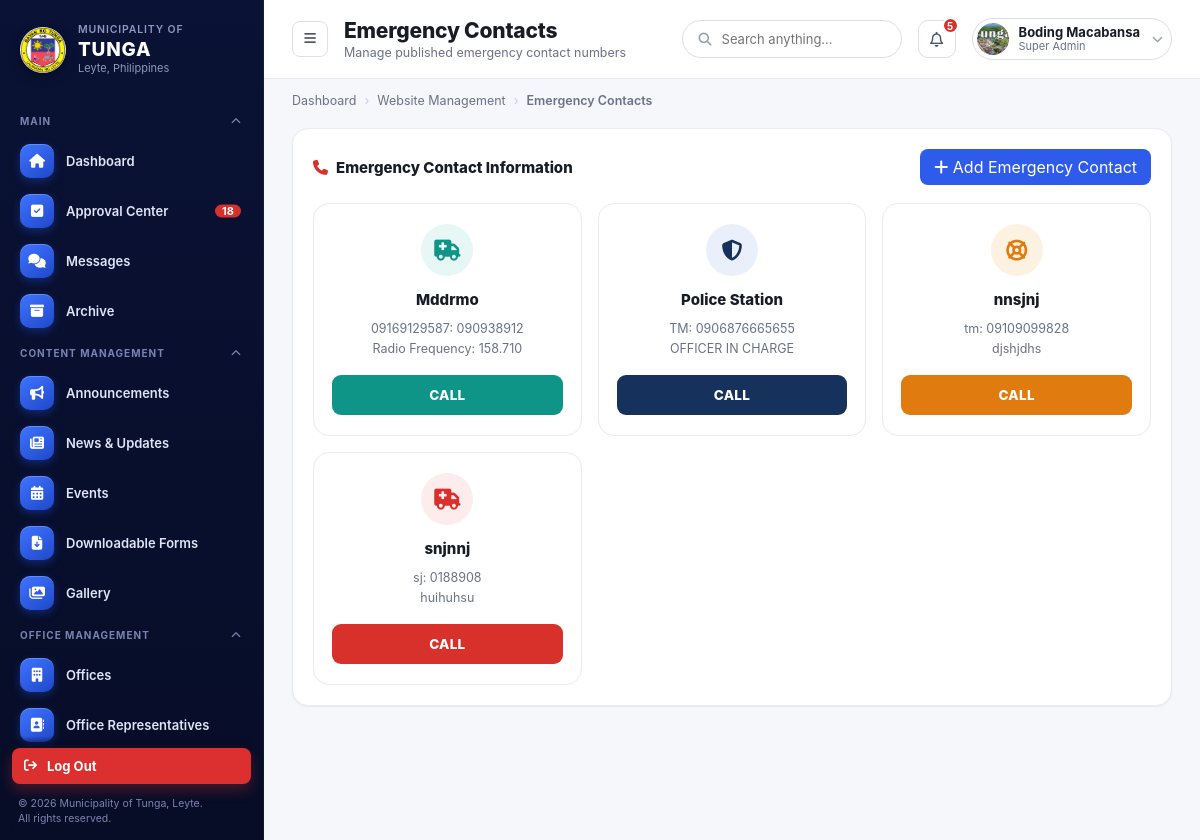
/super-admin/Admin-Emergency-Contact/ (signed in), run on the app's committed database.
### admin_dashboard/models.py (models this page shows, shortened)
class SiteContactInfo(models.Model):
    DEFAULT_TAGLINE = "Abtik na serbisyo, masulong na bungto."
    phone = models.CharField(max_length=50, blank=True)
    phone_local = models.CharField(max_length=50, blank=True)
    email = models.EmailField(blank=True)
    email_secondary = models.EmailField(blank=True)
    address = models.CharField(max_length=255, blank=True)
    facebook_name = models.CharField(max_length=150, blank=True)
    facebook_url = models.URLField(blank=True)
    office_hours = models.CharField(max_length=150, blank=True)
    logo = models.ImageField(upload_to="site/", blank=True, null=True)
    hero_banner = models.ImageField(upload_to="site/", blank=True, null=True)
    site_tagline = models.CharField(max_length=120, default=DEFAULT_TAGLINE, blank=True)
    social_facebook = models.URLField(blank=True)
    social_twitter = models.URLField(blank=True)
    social_instagram = models.URLField(blank=True)
    social_youtube = models.URLField(blank=True)
    show_facebook_footer = models.BooleanField(default=True)
    show_twitter_footer = models.BooleanField(default=True)
    show_instagram_footer = models.BooleanField(default=True)
    show_youtube_footer = models.BooleanField(default=True)
    last_updated = models.DateTimeField(auto_now=True)
    class Meta:
        verbose_name = "Site Contact Information"
        verbose_name_plural = "Site Contact Information"
    @classmethod
    def get_solo(cls):
        obj, _ = cls.objects.get_or_create(pk=1, defaults={
            'phone': '(053) 456 789',
            'phone_local': 'Local 100',
            'email': 'tunga@gmail.com',
            'email_secondary': 'info@tunga.gov.ph',
            'address': '2nd Floor, Municipal Hall, Tunga, Leyte',
            'facebook_name': 'Municipality of Tunga - Official',
            'office_hours': 'Monday – Friday, 8:00 AM – 5:00 PM',
        })
        return obj

class SuperAdmin(models.Model):
    user = models.OneToOneField(User, on_delete=models.CASCADE, related_name="super_admin")
    mobile_number = models.CharField(max_length=20, blank=True)
    photo = models.ImageField(upload_to="super_admin_photos/", blank=True, null=True)
    created_at = models.DateTimeField(auto_now_add=True)

class EmergencyContact(models.Model):
    CATEGORY_CHOICES = [
        ("Medical / Rescue", "Medical / Rescue"),
        ("Police", "Police"),
        ("Health", "Health"),
        ("Fire", "Fire"),
        ("General", "General"),
    ]
    ICON_CHOICES = [
        ("fa-truck-medical", "Ambulance"),
        ("fa-user-shield", "Shield"),
        ("fa-heart-pulse", "Heartbeat"),
        ("fa-fire", "Fire"),
        ("fa-hospital", "Hospital"),
        ("fa-life-ring", "Life Ring"),
        ("fa-shield-halved", "Shield Halved"),
        ("fa-house-fire", "House Fire"),
        ("fa-phone-volume", "Phone Volume"),
        ("fa-phone", "Phone"),
    ]
    COLOR_CHOICES = [
        ("red", "Red"),
        ("navy", "Navy"),
        ("teal", "Teal"),
        ("orange", "Orange"),
        ("purple", "Purple"),
        ("gray", "Gray"),
    ]
    name = models.CharField(max_length=150)
    category = models.CharField(max_length=30, choices=CATEGORY_CHOICES, default="General")
    icon = models.CharField(max_length=30, choices=ICON_CHOICES, default="fa-phone")
    color = models.CharField(max_length=20, choices=COLOR_CHOICES, default="gray")
    carrier_label = models.CharField(max_length=50, blank=True)
    phone_number = models.CharField(max_length=30)
    extra_detail = models.CharField(max_length=255, blank=True)
    order = models.PositiveIntegerField(default=0)
    class Meta:
        ordering = ["order", "id"]

### admin_dashboard/views.py (the view)
# urls.py: path('Admin-Emergency-Contact/', views.admin_emergency_contact, name='ad_emergency_contact'),
@super_admin_required
def admin_emergency_contact(request):
    contacts = EmergencyContact.objects.all()
    return render(request, "admin_dashboard/super-admin-emergency-contacts.html", {"contacts": contacts})

### admin_dashboard/context_processors.py (called while the page is built)
def site_contact_info(request):
    return {"site_contact": SiteContactInfo.get_solo()}

def is_super_admin(request):
    if not request.user.is_authenticated:
        return {"is_super_admin": False}
    return {"is_super_admin": SuperAdmin.objects.filter(user=request.user).exists()}

def ticker_announcements(request):
    from office_dashboard.models import Announcement
    announcements = list(
        Announcement.public().order_by('-date_posted', '-last_updated', '-created_at')[:5]
    )
    return {"ticker_announcements": announcements}

def nav_offices(request):
    from django.urls import reverse
    from offices.models import Office
    offices_list = list(
        Office.objects
        .exclude(slug="lgu-super-admin")
        .filter(is_visible=True, representative__isnull=False, representative__user__is_active=True)
        .order_by("display_order", "name")
    )
    for o in offices_list:
        o.nav_url = reverse('offices:office_detail', args=[o.slug])
    return {"nav_offices": offices_list}

### admin_dashboard/views.py (called while the page is built)
def super_admin_required(view_func):
    @wraps(view_func)
    @login_required
    def wrapper(request, *args, **kwargs):
        if not SuperAdmin.objects.filter(user=request.user).exists():
            messages.error(request, "You don't have access to the Super Admin dashboard.")
            return redirect("home")
        return view_func(request, *args, **kwargs)
    return wrapper

### office_dashboard/models.py (called while the page is built)
    @classmethod
    def public(cls):
        return cls.objects.filter(status="published").filter(
            Q(expiration_date__isnull=True) | Q(expiration_date__gt=timezone.now())
        )

### office_dashboard/templatetags/message_tags.py (called while the page is built)
@register.simple_tag
def unread_messages(request):
    user = getattr(request, "user", None)
    if user is None or not user.is_authenticated:
        return 0
    if SuperAdmin.objects.filter(user=user).exists():
        return Message.objects.filter(sender=Message.SENDER_REP, read_at__isnull=True).count()
    rep = OfficeRepresentative.objects.filter(user=user).first()
    if rep is None:
        return 0
    return rep.chat_messages.filter(sender=Message.SENDER_ADMIN, read_at__isnull=True).count()

### templates/admin_dashboard/super-admin-emergency-contacts.html (shortened to what this page needs)
{% extends "super-admin-base.html" %}
{% load static %}
{% block body_page %}emergency-contacts{% endblock %}
{% block page_title %}Emergency Contacts{% endblock %}
{% block page_subtitle %}Manage published emergency contact numbers{% endblock %}
{% block breadcrumbs %}<span>Dashboard</span><span class="sep">›</span><span>Website Management</span><span class="sep">›</span><span class="current">Emergency Contacts</span>{% endblock %}
{% block content %}
<section class="emergency-panel">
  <div class="panel-header">
    <h2><i class="fa-solid fa-phone" style="color:var(--red-600);margin-right:8px;"></i>Emergency Contact Information</h2>
    <span class="ic" data-view-target="add-contact-modal" onclick="document.getElementById('add-contact-modal').classList.add('open')" style="background:var(--blue-600);color:#fff;padding:8px 14px;border-radius:8px;cursor:pointer;"><i class="fa-solid fa-plus"></i> Add Emergency Contact</span>
  </div>
  <div class="ec-grid">
    {% for c in contacts %}
    <div class="contact-card">
      <div class="cc-icon cc-icon-{{ c.color }}">
        <i class="fa-solid {{ c.icon }}"></i>
      </div>
      <div class="cc-title">{{ c.name }}</div>
      <div class="cc-detail">{{ c.carrier_label }}: {{ c.phone_number }}</div>
      {% if c.extra_detail %}<div class="cc-detail">{{ c.extra_detail }}</div>{% endif %}
      <a href="tel:{{ c.phone_number|cut:' ' }}" class="cc-call cc-call-{{ c.color }}" style="text-decoration:none;text-align:center;">CALL</a>
    </div>
    {% empty %}
    <p style="grid-column:1/-1;text-align:center;color:var(--gray-400);font-size:13px;padding:24px 0;">No emergency contacts yet. Click "Add Emergency Contact" to add one.</p>
    {% endfor %}
  </div>
</section>
{% endblock %}

### templates/super-admin-base.html (shortened to what this page needs)
{% load static message_tags %}
<!DOCTYPE html>
<html lang="en">
<head>
<link rel="stylesheet" href="{% static 'css/super_admin_style.css' %}">
<link rel="stylesheet" href="https://cdnjs.cloudflare.com/ajax/libs/font-awesome/6.5.1/css/all.min.css">
</head>
<body data-page="{% block body_page %}dashboard{% endblock %}" data-logout-url="{% url 'logout' %}" data-account-url="{% url 'admin_dashboard:admin_account' %}" data-changepass-url="{% url 'admin_dashboard:admin_change_pass' %}">
<div class="app-shell">
  <aside class="sidebar sidebar--sa" id="sidebar">
    <div class="sidebar-brand">
      <img src="{% if site_contact.logo %}{{ site_contact.logo.url }}{% else %}{% static 'images/tunga_leyte_logo.png' %}{% endif %}" alt="Municipality of Tunga" class="sidebar-logo">
      <div class="sidebar-brand-text">
        <div class="muni">Municipality of</div>
        <div class="name">TUNGA</div>
        <div class="place">Leyte, Philippines</div>
      </div>
    </div>
    <ul>
      <li class="nav-section-title">Main</li>
      {% url 'admin_dashboard:admin_dash' as dash_url %}
      <li class="nav-item{% if request.path == dash_url %} active{% endif %}"><a href="{{ dash_url }}" style="display:flex;align-items:center;gap:11px;width:100%;color:inherit;"><span class="glyph"><i class="fa-solid fa-house"></i></span> Dashboard</a></li>
      {% url 'admin_dashboard:approval_center' as approval_url %}
      <li class="nav-item{% if request.path == approval_url %} active{% endif %}"><a href="{{ approval_url }}" style="display:flex;align-items:center;gap:11px;width:100%;color:inherit;"><span class="glyph"><i class="fa-solid fa-square-check"></i></span> Approval Center</a> <span class="badge">18</span></li>
      {% url 'admin_dashboard:ad_messages' as messages_url %}
      {% unread_messages request as msg_unread %}
      <li class="nav-item"><a href="{{ messages_url }}" style="display:flex;align-items:center;gap:11px;width:100%;color:inherit;"><span class="glyph"><i class="fa-solid fa-comments"></i></span> Messages</a></li>
      {% url 'admin_dashboard:ad_archive' as archive_url %}
      <li class="nav-item{% if request.path == archive_url %} active{% endif %}"><a href="{{ archive_url }}" style="display:flex;align-items:center;gap:11px;width:100%;color:inherit;"><span class="glyph"><i class="fa-solid fa-box-archive"></i></span> Archive</a></li>
    </ul>
    <ul>
      <li class="nav-section-title">Content Management</li>
      {% url 'admin_dashboard:ad_announcement' as announce_url %}
      <li class="nav-item{% if request.path == announce_url %} active{% endif %}"><a href="{{ announce_url }}" style="display:flex;align-items:center;gap:11px;width:100%;color:inherit;"><span class="glyph"><i class="fa-solid fa-bullhorn"></i></span> Announcements</a></li>
      {% url 'admin_dashboard:ad_news_update' as news_url %}
      <li class="nav-item{% if request.path == news_url %} active{% endif %}"><a href="{{ news_url }}" style="display:flex;align-items:center;gap:11px;width:100%;color:inherit;"><span class="glyph"><i class="fa-solid fa-newspaper"></i></span> News &amp; Updates</a></li>
      {% url 'admin_dashboard:ad_events' as events_url %}
      <li class="nav-item{% if request.path == events_url %} active{% endif %}"><a href="{{ events_url }}" style="display:flex;align-items:center;gap:11px;width:100%;color:inherit;"><span class="glyph"><i class="fa-solid fa-calendar-days"></i></span> Events</a></li>
      {% url 'admin_dashboard:ad_forms' as forms_url %}
      <li class="nav-item{% if request.path == forms_url %} active{% endif %}"><a href="{{ forms_url }}" style="display:flex;align-items:center;gap:11px;width:100%;color:inherit;"><span class="glyph"><i class="fa-solid fa-file-arrow-down"></i></span> Downloadable Forms</a></li>
      {% url 'admin_dashboard:ad_gallery' as gallery_url %}
      <li class="nav-item{% if request.path == gallery_url %} active{% endif %}"><a href="{{ gallery_url }}" style="display:flex;align-items:center;gap:11px;width:100%;color:inherit;"><span class="glyph"><i class="fa-solid fa-images"></i></span> Gallery</a></li>
    </ul>
    <ul>
      <li class="nav-section-title">Office Management</li>
      {% url 'admin_dashboard:ad_offices' as offices_url %}
      <li class="nav-item{% if request.path == offices_url %} active{% endif %}"><a href="{{ offices_url }}" style="display:flex;align-items:center;gap:11px;width:100%;color:inherit;"><span class="glyph"><i class="fa-solid fa-building"></i></span> Offices</a></li>
      {% url 'admin_dashboard:ad_office_rep' as office_rep_url %}
      <li class="nav-item{% if request.path == office_rep_url %} active{% endif %}"><a href="{{ office_rep_url }}" style="display:flex;align-items:center;gap:11px;width:100%;color:inherit;"><span class="glyph"><i class="fa-solid fa-address-book"></i></span> Office Representatives</a></li>
      {% url 'admin_dashboard:ad_services' as services_url %}
      <li class="nav-item"><a href="{{ services_url }}" style="display:flex;align-items:center;gap:11px;width:100%;color:inherit;"><span class="glyph"></span> </a></li>
      {% url 'admin_dashboard:ad_org_chart' as org_chart_url %}
      <li class="nav-item{% if org_chart_url in request.path %} active{% endif %}"><a href="{{ org_chart_url }}" style="display:flex;align-items:center;gap:11px;width:100%;color:inherit;"><span class="glyph"><i class="fa-solid fa-sitemap"></i></span> Organizational Chart</a></li>
    </ul>
      {% url 'admin_dashboard:ad_users' as users_url %}
      {% url 'admin_dashboard:ad_roles' as roles_url %}
      {% url 'admin_dashboard:ad_homepage' as homepage_url %}
      {% url 'admin_dashboard:ad_about_page' as about_page_url %}
      {% url 'admin_dashboard:ad_map' as map_url %}
      {% url 'admin_dashboard:ad_emergency_contact' as emergency_url %}
      {% url 'admin_dashboard:ad_web_setting' as websettings_url %}
      {% url 'admin_dashboard:admin_account' as admin_account_url %}
      {% url 'admin_dashboard:admin_change_pass' as admin_changepass_url %}
      {% url 'admin_dashboard:ad_analytics' as analytics_url %}
      {% url 'admin_dashboard:ad_activity_log' as activitylog_url %}
      {% url 'admin_dashboard:ad_system_settings' as systemsettings_url %}
    <div class="sidebar-footer">
      <a href="{% url 'logout' %}" class="sidebar-logout" style="color:inherit;text-decoration:none;"><i class="fa-solid fa-arrow-right-from-bracket"></i> Log Out</a>
      <div class="sidebar-copy">&copy; 2026 Municipality of Tunga, Leyte.<br>All rights reserved.</div>
    </div>
  </aside>
  <div class="main">
    <header class="topbar">
      <div class="topbar-left">
        <button class="menu-btn" onclick="document.getElementById('sidebar').classList.toggle('open')"><i class="fa-solid fa-bars"></i></button>
        <div class="page-heading">
          <h1>{% block page_title %}Dashboard{% endblock %}</h1>
          <p>{% block page_subtitle %}Overview of municipal office activity{% endblock %}</p>
        </div>
      </div>
      <div class="topbar-right">
        <label class="field search" id="topbarSearchField" style="display:flex;align-items:center;gap:8px;width:220px;border-radius:999px;padding:9px 16px;color:var(--gray-400);"><i class="fa-solid fa-magnifying-glass"></i><input type="text" placeholder="Search anything..." style="border:0;outline:0;flex:1;font:inherit;background:transparent;color:var(--gray-800);"></label>
        <button class="icon-button"><i class="fa-regular fa-bell"></i><span class="dot">5</span></button>
        <div class="user-chip">
          <img src="{% if request.user.super_admin.photo %}{{ request.user.super_admin.photo.url }}{% else %}{% static 'images/icon/profile_logo.jpeg' %}{% endif %}" alt="">
          <div class="who"><div class="name">{{ request.user.get_full_name|default:request.user.username }}</div><div class="role">Super Admin</div></div>
          <i class="fa-solid fa-chevron-down chev"></i>
        </div>
      </div>
    </header>
    <nav class="breadcrumbs">
      {% block breadcrumbs %}<span class="current">Dashboard</span>{% endblock %}
    </nav>
    <main class="content">
      {% block content %}{% endblock %}
    </main>
  </div>
</div>
</body>
</html>

### templates/super-admin-base.html (style rules this page uses)
.sidebar--sa .nav-section-title { display: flex; align-items: center; justify-content: space-between; gap: 8px; cursor: pointer; user-select: none; border-radius: 6px; transition: color .15s; }

### data on the page
SiteContactInfo: logo (picture)
EmergencyContact: name "Mddrmo", carrier_label "09169129587", phone_number "090938912", extra_detail "Radio Frequency: 158.710"
EmergencyContact: name "Police Station", carrier_label "TM", phone_number "0906876665655", extra_detail "OFFICER IN CHARGE"
EmergencyContact: name "nnsjnj", carrier_label "tm", phone_number "09109099828", extra_detail "djshjdhs"
EmergencyContact: name "snjnnj", carrier_label "sj", phone_number "0188908", extra_detail "huihuhsu"

### other printed values
{{ request.user.get_full_name|default:request.user.username }} "Boding Macabansa"
